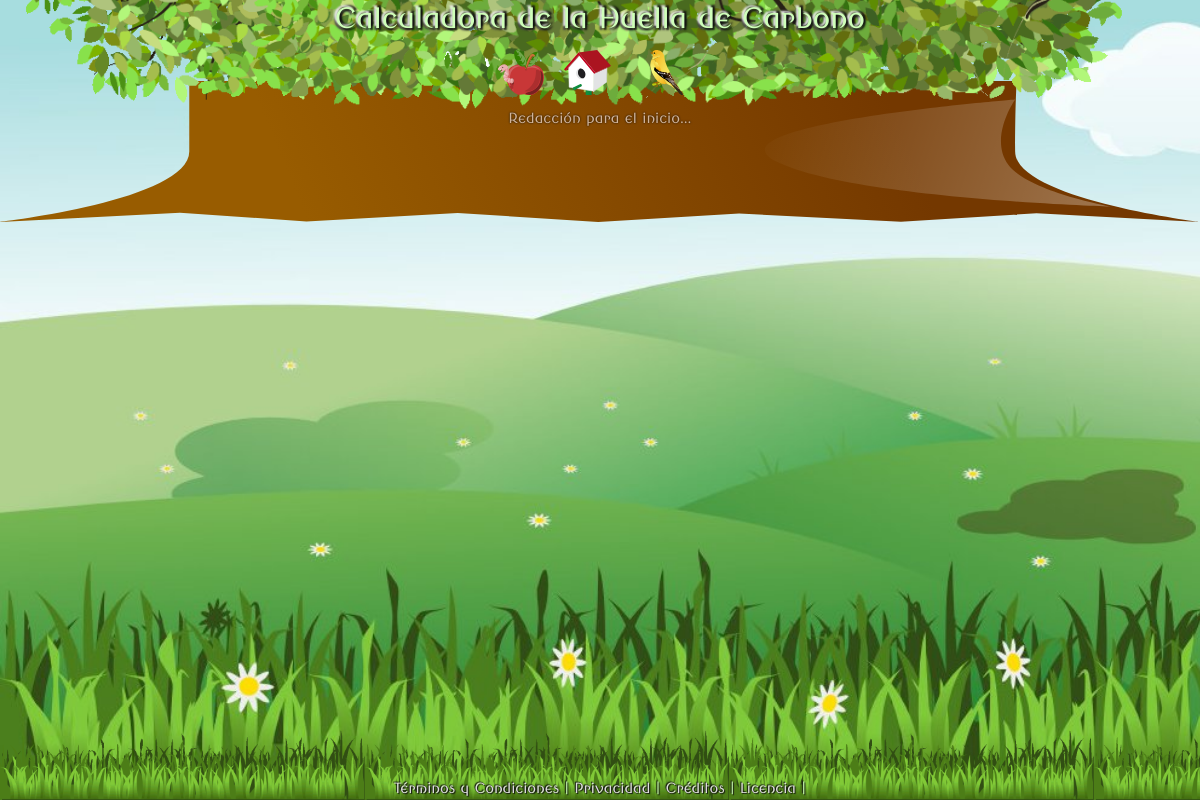
The page / on the database its author committed.
### tables this page shows
CREATE TABLE IF NOT EXISTS `paginas` (
  `codpag_pag` smallint(3) unsigned NOT NULL AUTO_INCREMENT COMMENT 'Código de página',
  `titulo_pag` varchar(64) NOT NULL COMMENT 'Título de la página',
  `conpag_pag` longtext NOT NULL COMMENT 'Contenido de la página',
  `piepag_pag` tinyint(1) NOT NULL COMMENT 'Opcion de Incluir en pie de página',
  PRIMARY KEY (`codpag_pag`)
);

### elementos/pie.php (the view, shortened to what this page needs)
				</div>
			</div>
		</div>
		<div id="footer">
			<div>
				<?php
				$consulta = mysql_query("SELECT codpag_pag,titulo_pag FROM paginas WHERE piepag_pag=1") or die( mysql_error() );
				while ($resultado = mysql_fetch_assoc($consulta)) {
					$codigo = $resultado["codpag_pag"];
					$titulo = $resultado["titulo_pag"];
					echo '<a href="paginas.php?p='.$codigo.'">'.$titulo.'</a> | ';
				}
				?>
			</div>
		</div>
	</div>
</body>
</html>

### index.php (shortened to what this page needs)
<?php
include('elementos/cabecera.php');
$consulta = mysql_query("SELECT conpag_pag FROM paginas WHERE codpag_pag=0") or die( mysql_error() );
while ($resultado = mysql_fetch_assoc($consulta)) {
	$contenido = $resultado["conpag_pag"];
	echo $contenido;
}
include('elementos/pie.php');
?>

### temas/naturaleza/estilos.css (style rules this page uses)
html,body { margin: 0; padding: 0; height: 100%; font-family: 'Roundbasic','Trebuchet MS', Arial, Tahoma; font-size: 100%; font-size: 14px; color: #D1B49A; text-shadow: 0 0 2px #000; }
a { text-decoration: none; color: #ddd; }
#footer { position: absolute; bottom: 0 !important; bottom: -1px; width: 100%; min-height: 5em; font-family: 'Roundmiddle','Trebuchet MS', Arial, Tahoma; font-size: 1em; text-align: center; text-shadow: 1px 1px 1px #111,-1px -1px 1px #111; color: #CFFFBA; background: transparent url('imagenes/prado.gif') repeat-x; background-size: contain; -webkit-background-size: contain; background-size: auto 100%; -webkit-background-size: auto 100%; z-index: 5; }
#footer div { padding-top: 3.5em; }

### rows shown on the page
paginas: conpag_pag "Redacción para el inicio..."
paginas: titulo_pag "Términos y Condiciones"
paginas: titulo_pag "Privacidad"
paginas: titulo_pag "Créditos"
paginas: titulo_pag "Licencia"

### other values the page prints
$_SESSION['titulo_principal'] "Calculadora de la Huella de Carbono"
